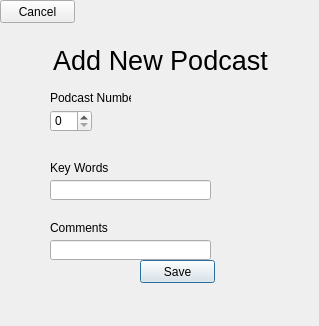
<?xml version="1.0" encoding="UTF-8"?>
<ui version="4.0">
 <class>Music_Podcasts_Add</class>
 <widget class="QDialog" name="Music_Podcasts_Add">
  <property name="geometry">
   <rect>
    <x>0</x>
    <y>0</y>
    <width>319</width>
    <height>326</height>
   </rect>
  </property>
  <property name="windowTitle">
   <string>Add Podcast</string>
  </property>
  <widget class="QLabel" name="AddPodcast_MainText">
   <property name="geometry">
    <rect>
     <x>0</x>
     <y>40</y>
     <width>321</width>
     <height>41</height>
    </rect>
   </property>
   <property name="font">
    <font>
     <pointsize>20</pointsize>
    </font>
   </property>
   <property name="text">
    <string>Add New Podcast</string>
   </property>
   <property name="alignment">
    <set>Qt::AlignCenter</set>
   </property>
  </widget>
  <widget class="QLabel" name="AddPodcast_NumberText">
   <property name="geometry">
    <rect>
     <x>50</x>
     <y>90</y>
     <width>81</width>
     <height>16</height>
    </rect>
   </property>
   <property name="text">
    <string>Podcast Number</string>
   </property>
  </widget>
  <widget class="QSpinBox" name="AddPodcast_NumberBox">
   <property name="geometry">
    <rect>
     <x>50</x>
     <y>110</y>
     <width>42</width>
     <height>22</height>
    </rect>
   </property>
  </widget>
  <widget class="QLabel" name="AddPodcast_KeyWordsText">
   <property name="geometry">
    <rect>
     <x>50</x>
     <y>160</y>
     <width>61</width>
     <height>16</height>
    </rect>
   </property>
   <property name="text">
    <string>Key Words</string>
   </property>
  </widget>
  <widget class="QLineEdit" name="AddPodcast_KeyWordsBox">
   <property name="geometry">
    <rect>
     <x>50</x>
     <y>180</y>
     <width>161</width>
     <height>20</height>
    </rect>
   </property>
  </widget>
  <widget class="QLineEdit" name="AddPodcast_CommentsBox">
   <property name="geometry">
    <rect>
     <x>50</x>
     <y>240</y>
     <width>161</width>
     <height>20</height>
    </rect>
   </property>
  </widget>
  <widget class="QLabel" name="AddPodcast_CommentsText">
   <property name="geometry">
    <rect>
     <x>50</x>
     <y>220</y>
     <width>61</width>
     <height>16</height>
    </rect>
   </property>
   <property name="text">
    <string>Comments</string>
   </property>
  </widget>
  <widget class="QPushButton" name="AddPodcast_SaveButton">
   <property name="geometry">
    <rect>
     <x>140</x>
     <y>260</y>
     <width>75</width>
     <height>23</height>
    </rect>
   </property>
   <property name="text">
    <string>Save</string>
   </property>
  </widget>
  <widget class="QPushButton" name="AddPodcast_CancelButton">
   <property name="geometry">
    <rect>
     <x>0</x>
     <y>0</y>
     <width>75</width>
     <height>23</height>
    </rect>
   </property>
   <property name="text">
    <string>Cancel</string>
   </property>
  </widget>
  <widget class="QLabel" name="AddPodcast_KeyValidation">
   <property name="geometry">
    <rect>
     <x>110</x>
     <y>160</y>
     <width>151</width>
     <height>16</height>
    </rect>
   </property>
   <property name="text">
    <string>&lt;html&gt;&lt;head/&gt;&lt;body&gt;&lt;p&gt;&lt;span style=&quot; color:#ff0000;&quot;/&gt;&lt;/p&gt;&lt;/body&gt;&lt;/html&gt;</string>
   </property>
  </widget>
  <widget class="QLabel" name="AddPodcast_CommentsValidation">
   <property name="geometry">
    <rect>
     <x>110</x>
     <y>220</y>
     <width>151</width>
     <height>16</height>
    </rect>
   </property>
   <property name="text">
    <string>&lt;html&gt;&lt;head/&gt;&lt;body&gt;&lt;p&gt;&lt;span style=&quot; color:#ff0000;&quot;/&gt;&lt;/p&gt;&lt;/body&gt;&lt;/html&gt;</string>
   </property>
  </widget>
 </widget>
 <resources/>
 <connections>
  <connection>
   <sender>AddPodcast_SaveButton</sender>
   <signal>clicked()</signal>
   <receiver>Music_Podcasts_Add</receiver>
   <slot>AddPodcast()</slot>
   <hints>
    <hint type="sourcelabel">
     <x>196</x>
     <y>282</y>
    </hint>
    <hint type="destinationlabel">
     <x>86</x>
     <y>406</y>
    </hint>
   </hints>
  </connection>
  <connection>
   <sender>AddPodcast_CancelButton</sender>
   <signal>clicked()</signal>
   <receiver>Music_Podcasts_Add</receiver>
   <slot>CancelButton()</slot>
   <hints>
    <hint type="sourcelabel">
     <x>32</x>
     <y>15</y>
    </hint>
    <hint type="destinationlabel">
     <x>57</x>
     <y>406</y>
    </hint>
   </hints>
  </connection>
 </connections>
 <slots>
  <slot>AddPodcast()</slot>
  <slot>CancelButton()</slot>
 </slots>
</ui>
